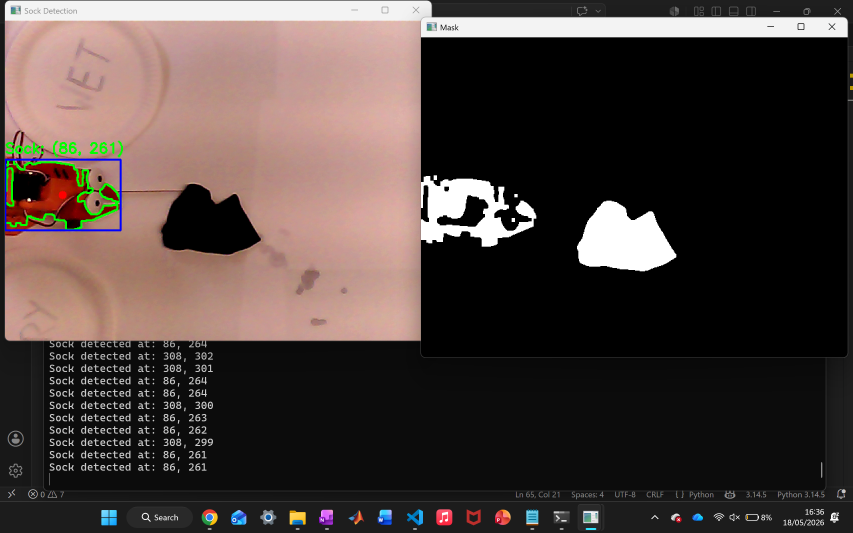
#> input picture Images/camera_error_example.png, 2558 x 1599 px (shown at 1/3 size)
$ python -i sock_calibrate.py   (imports and definitions only)
#> lines starting #> are read from the running program, lines starting #| are printed output that depends on the picture; after the words box and inside, x2 and y2 are one past the last pixel; in counts of white or black regions, pixels touching at a corner belong together
#> further down, picture is the input picture: shape (1599, 2558, 3); mean B, G, R 60.3, 63.7, 75.3
#!/usr/bin/env python3

"""
CALIBRATION TOOL

Workflow:
1. Robot moves to known pose
2. Camera opens
3. Move sock underneath end effector
4. Sock detector prints pixel coordinates
5. Record coordinates for calibration

Press:
- n = next calibration point
- q = quit
"""

import sys
import time
from pathlib import Path

import cv2
import numpy as np

# ============================================================
# Repo setup
# ============================================================

_root = Path(__file__).resolve().parent.parent
sys.path.insert(0, str(_root))
sys.path.insert(0, str(_root / "examples"))

from so101_controller import SO101Controller
from common.configs import (
    NEUTRAL_JOINT_ANGLES,
    ROBOT_RATE,
)

# ============================================================
# REAL CAMERA WORKSPACE CALIBRATION
# ============================================================

CAM_X_MIN = 340
CAM_X_MAX = 400

CAM_Y_MIN = 94
CAM_Y_MAX = 340

# ============================================================
# CALIBRATED ROBOT CORNER POSES
# ============================================================

closeLow = np.array([
    44.0,
    75.73626373626374,
    38.02197802197802,
    125.31868131868131,
    -4.175824175824176
])

farLow = np.array([
    15.252747252747254,
    148.17582417582418,
    -67.2967032967033,
    117.4065934065934,
    -4.263736263736264
])

farHigh = np.array([
    -45.23076923076923,
    147.82417582417582,
    -67.2967032967033,
    117.31868131868131,
    -4.263736263736264
])

closeHigh = np.array([
    -43.73626373626374,
    35.20879120879121,
    82.68131868131869,
    121.8021978021978,
    -4.263736263736264
])

# ============================================================
# HEIGHT CONTROL
# ============================================================

HOVER_OFFSET = 40

# ============================================================
# BILINEAR INTERPOLATION
# ============================================================

def interpolate_pose(pixel_x, pixel_y):

    u = (pixel_x - CAM_X_MIN) / (CAM_X_MAX - CAM_X_MIN)
    v = (pixel_y - CAM_Y_MIN) / (CAM_Y_MAX - CAM_Y_MIN)

    u = np.clip(u, 0.0, 1.0)
    v = np.clip(v, 0.0, 1.0)

    pose = (
        (1-u)*(1-v)*farHigh +
        u*(1-v)*farLow +
        (1-u)*v*closeHigh +
        u*v*closeLow
    )

    pose[1] -= HOVER_OFFSET
    pose[2] += HOVER_OFFSET

    return pose

# ============================================================
# SOCK DETECTION
# ============================================================

def detect_sock(frame):

    gray = cv2.cvtColor(frame, cv2.COLOR_BGR2GRAY)
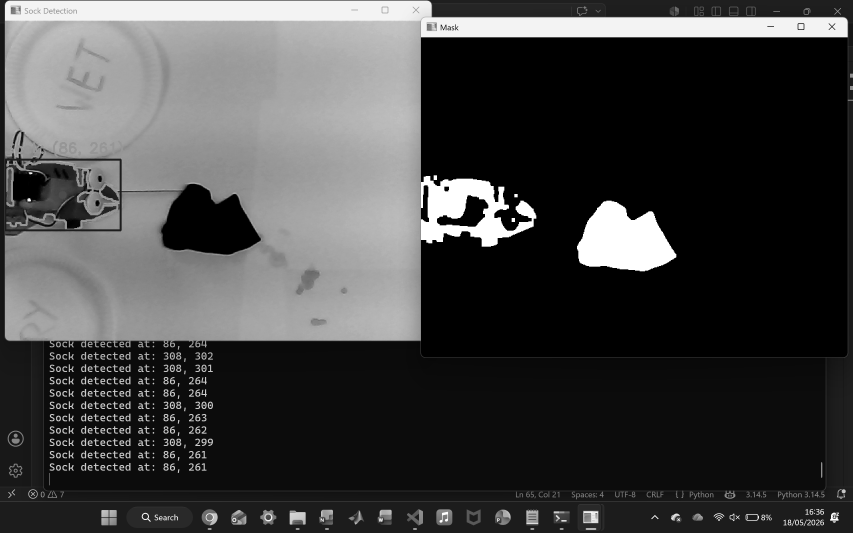
#> gray: shape (1599, 2558) (shown at 1/3 size); min 0, max 255, mean 66.8

    blurred = cv2.GaussianBlur(gray, (5,5), 0)

    _, mask = cv2.threshold(
        blurred,
        60,
        255,
        cv2.THRESH_BINARY_INV
    )
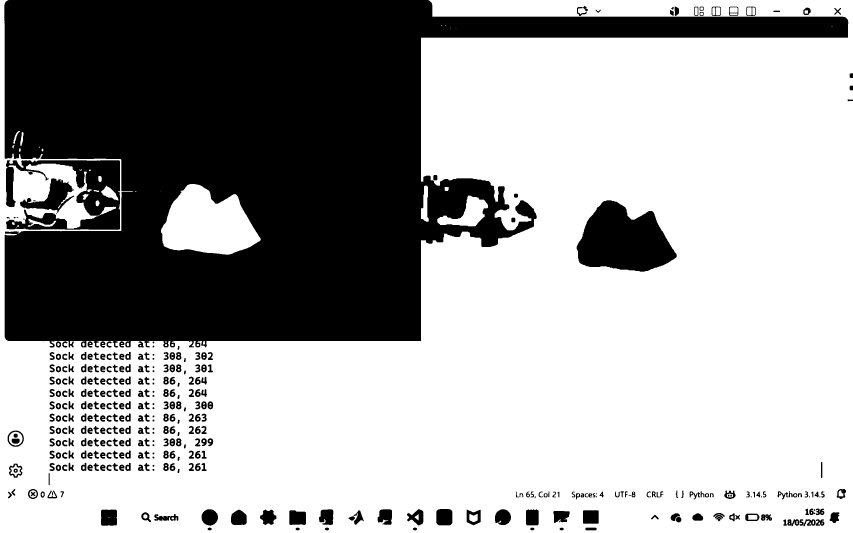
#> mask: shape (1599, 2558) (shown at 1/3 size); 64.5% white; 380 black regions (12 under 20 px), largest, box (x1, y1, x2, y2) and area: (13, 0, 2545, 1043) 1281568, (1730, 601, 2030, 815) 43549, (18, 481, 360, 689) 33824

    kernel = np.ones((5,5), np.uint8)

    mask = cv2.morphologyEx(
        mask,
        cv2.MORPH_OPEN,
        kernel
    )
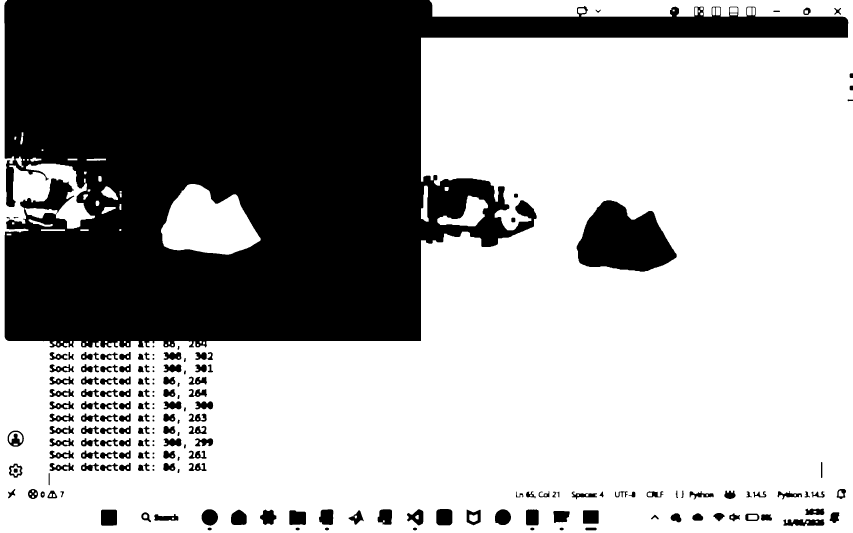
#> mask: shape (1599, 2558) (shown at 1/3 size); 64.1% white; 181 black regions, largest, box (x1, y1, x2, y2) and area: (13, 0, 2545, 1043) 1330632, (1730, 601, 2030, 815) 43549, (303, 1529, 351, 1577) 2275

    mask = cv2.morphologyEx(
        mask,
        cv2.MORPH_CLOSE,
        kernel
    )
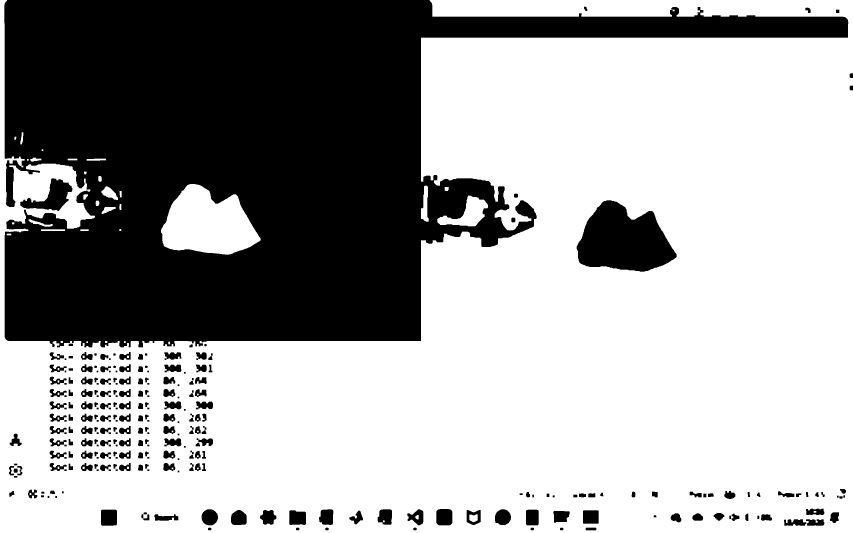
#> mask: shape (1599, 2558) (shown at 1/3 size); 64.4% white; 282 black regions

    contours, _ = cv2.findContours(
        mask,
        cv2.RETR_EXTERNAL,
        cv2.CHAIN_APPROX_SIMPLE
    )
#> contours = 31 contours, 3 with area under 20; largest, box (x1, y1, x2, y2) and area: (0, 0, 2558, 1599) 2705305, (483, 552, 782, 764) 42418, (1312, 587, 1464, 679) 6208, (1263, 557, 1286, 665) 1434, (304, 559, 354, 600) 1031

    if contours:

        largest = max(contours, key=cv2.contourArea)
#> largest = contour of 1180 points, box (x1, y1, x2, y2) (0, 0, 2558, 1599), area 2705305

        area = cv2.contourArea(largest)
#> area = 2705305

        if area > 5000:

            x, y, w, h = cv2.boundingRect(largest)
#> x = 0; y = 0; w = 2558; h = 1599

            center_x = x + w // 2
#> center_x = 1279
            center_y = y + h // 2
#> center_y = 799

            return center_x, center_y, largest, mask

    return None, None, None, mask

# ============================================================
# TEST POINTS
# ============================================================

TEST_POINTS = [

    ("CENTER", 370, 220),

    ("TOP_LEFT", 340, 94),

    ("TOP_RIGHT", 400, 94),

    ("BOTTOM_LEFT", 340, 340),

    ("BOTTOM_RIGHT", 400, 340),

]

# ============================================================
# MAIN
# ============================================================

# [137 lines not run here, left out]

>>> import cv2
>>> picture = cv2.imread('../../Images/camera_error_example.png')
>>> result = detect_sock(picture)

$ run again, on Images/sock_object_detection_camera.png
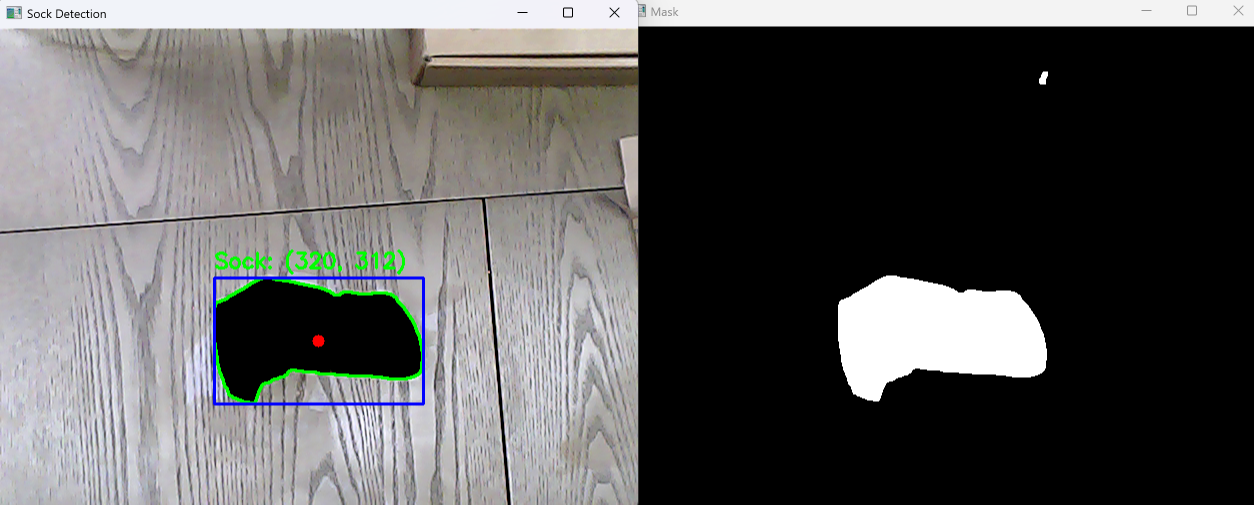
#> input picture Images/sock_object_detection_camera.png, 2507 x 1009 px (shown at 1/2 size)
#> picture is the input picture: shape (1009, 2507, 3); mean B, G, R 91.5, 91.7, 92.3
#> in detect_sock, `_, mask = cv2.threshold( blurred, 60, 255, cv2.THRESH_BINARY_INV )`:
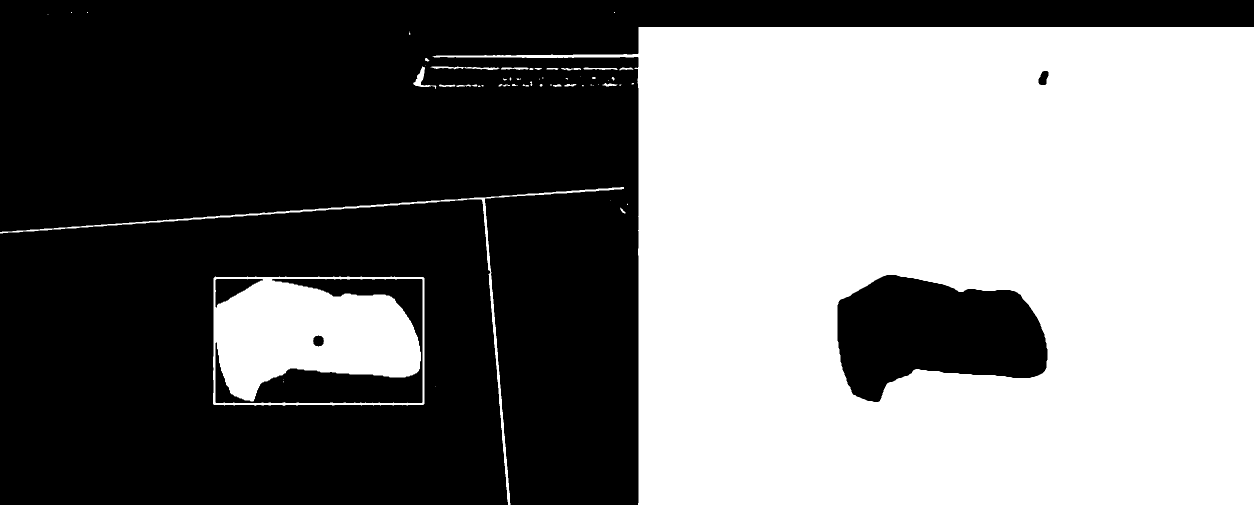
#> mask: shape (1009, 2507) (shown at 1/2 size); 46.9% white; 56 white regions (28 under 20 px), largest, box (x1, y1, x2, y2) and area: (865, 54, 2507, 1009) 1102210, (426, 553, 849, 812) 73347, (0, 374, 1248, 1009) 7558
#> in detect_sock, `mask = cv2.morphologyEx( mask, cv2.MORPH_OPEN, kernel )`:
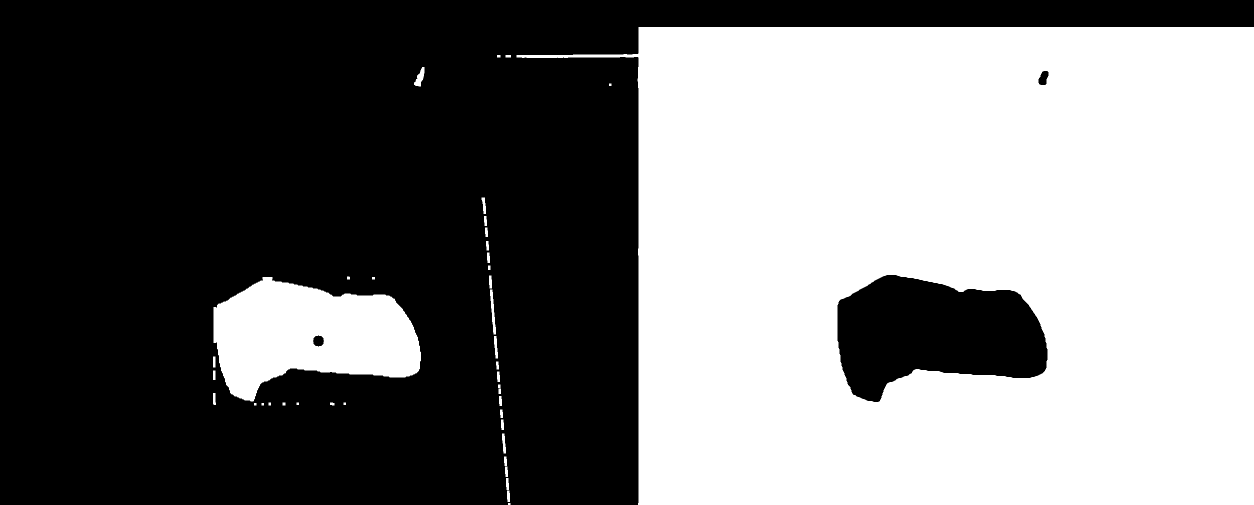
#> mask: shape (1009, 2507) (shown at 1/2 size); 46.4% white; 40 white regions (1 under 20 px), largest, box (x1, y1, x2, y2) and area: (1033, 54, 2507, 1009) 1101508, (427, 554, 842, 803) 68120, (980, 579, 992, 669) 492
#> contours = 27 contours, 5 with area under 20; largest, box (x1, y1, x2, y2) and area: (1033, 54, 2507, 1009) 1173733, (427, 554, 842, 803) 67952, (978, 551, 996, 717) 726, (1008, 913, 1021, 1009) 411, (828, 134, 849, 173) 375
#> largest = contour of 42 points, box (x1, y1, x2, y2) (1033, 54, 2507, 1009), area 1173733
#> area = 1173733
#> x = 1033; y = 54; w = 1474; h = 955
#> center_x = 1770
#> center_y = 531
